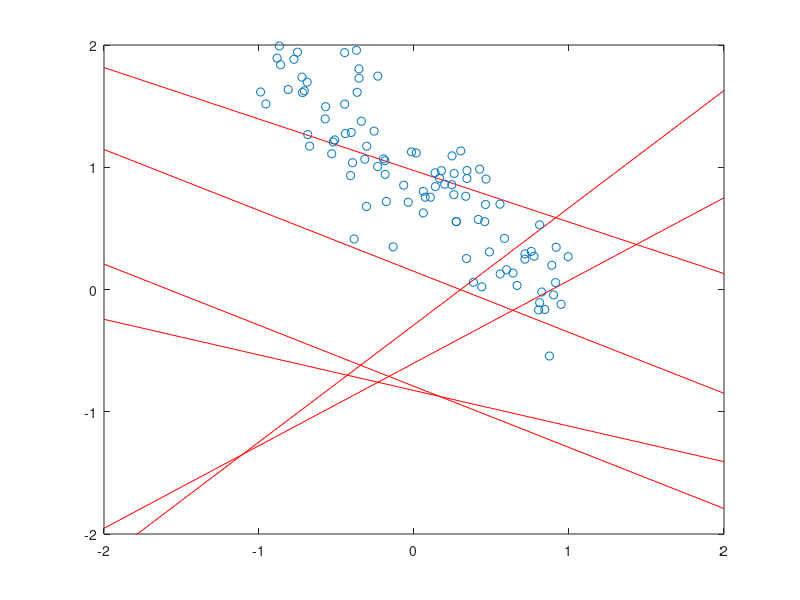

MATLAB code for this plot: (Note: this script raises an error after producing the figure.)
% Bayesian linear model
clear;
alpha = 0.01;
% beta = 0.2;

N = 1000;
dim = 2;
mu = 0;
sigma = 1;

S_0 = inv(alpha)*eye(dim);
m_0 = 0;

% x = normrnd(zeros(N,dim), ones(N,dim));
% x = randn(N,dim);
%%

N = 1;
a_0 = 0.9;
a_1 = -1;
deviation = 0.3;
sigma = deviation^2;
beta = (1/deviation)^2;

% x = -1 + (1+1)*rand(N,dim);
x = unifrnd(repmat(-1,N,dim), ones(N,dim));
t=0;




%% Generate random lines
numLines = 6;
x = -2:0.1:2;
lines=zeros(numLines,length(x));

w0s = zeros(numLines,1);
w1s = zeros(numLines,1);
for i=1:numLines
    w0 = unifrnd(-1,1);
    w1 = unifrnd(-1,1);
    lines(i,:) = w0 + x * w1;
    w0s(i) = w0;
    w1s(i) = w1;
end

hold off
plot(x, lines, 'r')
axis([-2,2,-2,2])
hold on

%% Sampling
% True parameters
mu_noise = 0;
sigma_noise = 0.3;
a_0 = 0.9;
a_1 = -1;

dim = 1;
numSamples = 100;

trainX=zeros(numSamples,1);
trainY=zeros(numSamples,1);

for i=1:numSamples
    noise = normrnd(mu_noise,sigma_noise);
    trainX(i) = unifrnd(-1,1);
    trainY(i) = a_0 + a_1 * trainX(i) + noise;  % t = w0 + w'*X + randn(1,n)/sqrt(beta);
end

plot(trainX, trainY, 'o');

xbar = mean(trainX,2);
tbar = mean(trainY,2);

% Why this - is it just for removing offset?
% trainX = bsxfun(@minus,trainX,xbar);
% trainY = bsxfun(@minus,trainY,tbar);

w = (trainX'*trainX)\(trainX'*trainY);     % 3.15 w_ml = (Phi' * Phi)^-1 * (Phi' * t)
w0 = tbar-dot(w,xbar); % 3.19 - Currently not sure why this is so?

model.w = w;
model.w0 = w0;
model.xbar = xbar;

invBeta = mean((trainY - w' * trainX).^2); % 3.21
beta = 1 / invBeta;
model.beta = beta;

%% Predict

beta = model.beta;
% if isfield(model,'U')
%     U = model.U;        % 3.54
%     Xo = bsxfun(@minus,X,model.xbar);
%     XU = U'\Xo;
%     sigma = sqrt((1+dot(XU,XU,1))/beta);   % 3.59
% else
    sigma = sqrt(1/beta)*ones(1,size(trainX,2));
% end


%% Calculate new prior
prior = 0;

for i=1:length(trainY)
    something = trainY(i) - w' * trainX(i) * sampleX(i)';
end










%% Generate random lines after 1 update
numLines = 6;
% x = -1:0.1:2;
lines=zeros(numLines,length(x));
for i=1:numLines
    w0 = unifrnd(-1,1);
    w1 = unifrnd(-1,1);
    lines(i,:) = w0 + x * w1;
end


% plot(x, lines, 'r')
% axis([-1,1,-1,1])




















%% Plot distribution

N = 10000;
dim = 2;
nbins = 20;                   % # bins in histogram in each dimension
D = randn(N,dim)';
[n,x] = hist2d(D,nbins,[],1);     % Normalized histogram

resol = 100;                   % # points in plot

range = x(:,nbins)-x(:,1);
x1 = x(1,1):range(1)/(resol-1):x(1,nbins);
x2 = x(2,1):range(2)/(resol-1):x(2,nbins);
[X1 X2] = meshgrid(x1,x2);
X1=X1(:);X2=X2(:);

mu = [0 0]';
% SIGMA=[10 2.5 
%        5 1.4];
SIGMA=[1 0 
       0 1];   
p = mvnpdf(mu,SIGMA,[X1';X2']);% True PDF
p = reshape(p,[resol resol]);

surf(x1,x2,p);
shading flat;
xlim([x1(1) x1(resol)])
ylim([x2(1) x2(resol)])
ax = axis;
% axis([-2,2,-2,2]);
colorbar
view(90,90);








%%
% mu = mu(:,ones(N,1));  % repeating mu in each column
% D = (randn(N,c) * T)' + mu;

N = 100;
testX = randn(N,dim)';
[this, that] = hist(testX);

% [this, that] = hist(testX(1,:));

% [n,x]=hist(data,x);
this=reshape(this,[10 10])';

b1 = linspace(-2, 2, N);
b2 = linspace(-2, 2, N);

% mesh(b1,b2,testX);
xlabel('w0')
ylabel('w1')
% zlabel('Posterior density')
view(90,90);


%%
% [cs h] = contourf(w0s,w1s,p,6);
% contourf(X,Y,Z,n);
bins = repmat(1/36,6,6);
bins(23) = 1;
[distW0, binsW0] = hist(w0s,6);
[distW1, binsW1] = hist(w1s,6);

[n,x]=hist(data,x);

n=reshape(n,[b b])';

[cs h] = contourf(binsW0,binsW0,bins, 6);
ax = axis;
colorbar
axis equal;
axis(ax);
xlabel('x_1')
ylabel('x_2')





%%

cov(x);
% plot(x)
mean(x);
std(x);

% prior = 


